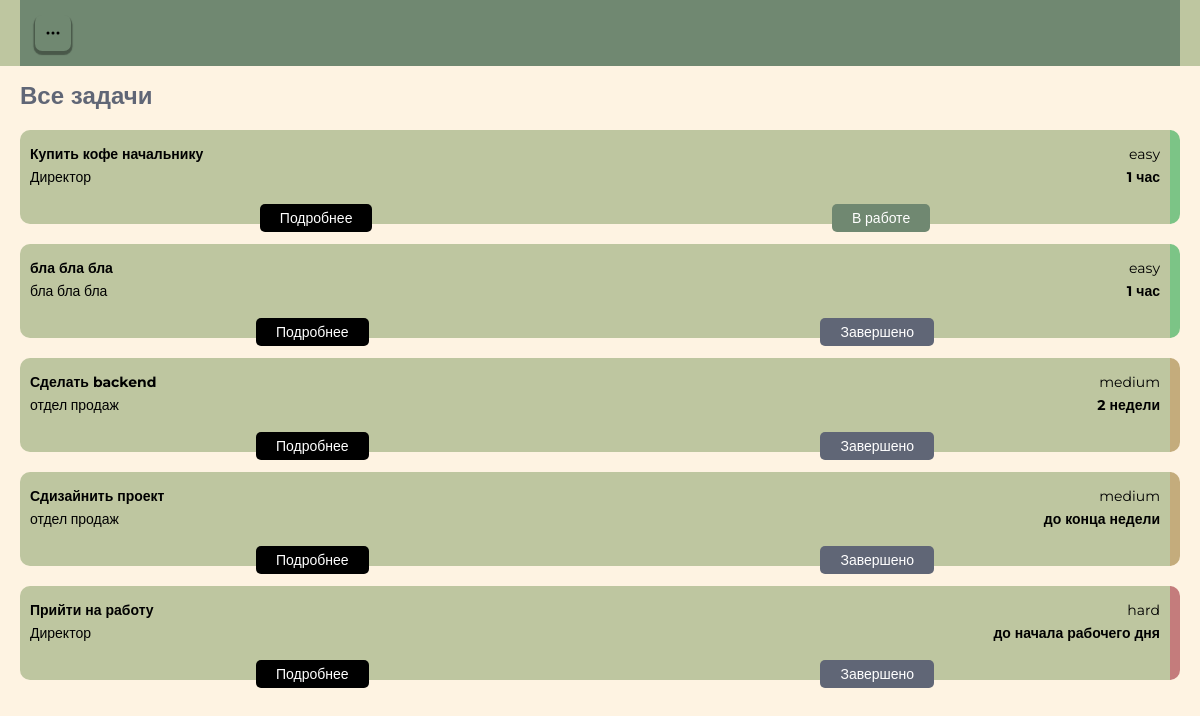
Page /tasks/ (signed in) on the committed database.
### taskmanager_app/models.py (models this page shows, shortened)
class Tasks(models.Model):
    title = models.CharField("Название задачи", max_length=255)
    category = models.ForeignKey(Category, on_delete=models.CASCADE, verbose_name="Выберите сортировку")
    customer = models.CharField("Имя заказчика", max_length=100)
    deadline = models.CharField("Дедлайн", max_length=100)
    difficulty = models.CharField("Сложность", max_length=80)
    description = models.TextField("Описание задачи")
    condition = models.TextField("Описание условия")
    address = models.CharField("Адрес заказа", max_length=100)
    phone = models.CharField("Телефон", max_length=20)
    email = models.CharField("Email", max_length=100)
    created_at = models.DateTimeField("Дата и время публикации", default=datetime.now)
    is_active = models.BooleanField("Активная задача", default=False)
    class Meta:
        verbose_name = "Задача"
        verbose_name_plural = "Задачи"

### taskmanager_app/views.py (the view)
# urls.py: path('tasks/', views.tasks_page, name="tasks_page"),
def tasks_page(request):
    tasks = Tasks.objects.all().order_by('-created_at')
    context = {
        'tasks': tasks
    }
    return render(request, "./tasks.html", context)

### taskmanager_app/templates/tasks.html (shortened to what this page needs)
{% extends 'base.html'%}
{% block content %}
{% if user.is_authenticated%}
<section class="tasks">
    <div class="container">
        <h2 class="title">Все задачи</h2>
        <div class="tasks-list">
            {% for task in tasks %}
                {% if task.difficulty == "easy" %}
                <div class="task-card is-easy">
                    <div class="task-card__info">
                        <div class="task-card__title">{{task.title}}</div>
                        <div class="task-card__complexity ">{{task.difficulty}}</div>
                        <div class="task-card__title">{{task.customer}}</div>
                        <div class="task-card__deadline">{{task.deadline}}</div>
                    </div>
                    <div class="task-card__buttons">
                        <a href="{% url 'task_detail_page' pk=task.pk %}" class="task-card__link">Подробнее</a>
                        {% if not task.is_active %}
                        <div class="status is-done">В работе</div>
                        {% else %}
                        <div class="status">Завершено</div>
                        {% endif %}                    </div>
                </div>
                {% elif task.difficulty == "medium" %}
                <div class="task-card is-medium">
                    <div class="task-card__info">
                        <div class="task-card__title">{{task.title}}</div>
                        <div class="task-card__complexity ">{{task.difficulty}}</div>
                        <div class="task-card__title">{{task.customer}}</div>
                        <div class="task-card__deadline">{{task.deadline}}</div>
                    </div>
                    <div class="task-card__buttons">
                        <a href="{% url 'task_detail_page' pk=task.pk %}" class="task-card__link">Подробнее</a>
                        {% if not task.is_active %}
                        <div class="status is-done">В работе</div>
                        {% else %}
                        <div class="status">Завершено</div>
                        {% endif %}
                    </div>
                </div>
                {% else %}
                <div class="task-card is-hard">
                    <div class="task-card__info">
                        <div class="task-card__title">{{task.title}}</div>
                        <div class="task-card__complexity ">{{task.difficulty}}</div>
                        <div class="task-card__title">{{task.customer}}</div>
                        <div class="task-card__deadline">{{task.deadline}}</div>
                    </div>
                    <div class="task-card__buttons">
                        <a href="{% url 'task_detail_page' pk=task.pk %}" class="task-card__link">Подробнее</a>
                        {% if not task.is_active %}
                        <div class="status is-done">В работе</div>
                        {% else %}
                        <div class="status">Завершено</div>
                        {% endif %}
                    </div>
                </div>
                {% endif %}
            {% endfor %}
        </div>
    </div>
</section>
{% endif %}
{%endblock%}

### taskmanager_app/static/css/style.css (style rules this page uses)
* { margin: 0px; padding: 0px; box-sizing: border-box; font-family: "Montserrat", sans-serif; }
:root { --light: #FEF3E2; --secondary: #BEC6A0; --main: #708871; --dark: #606676; }
.container { margin: 0 20px; padding: 15px 0; }
.title { color:var(--dark); margin-bottom: 10px; }
.task-card { background-color: var(--secondary); margin: 20px 0; padding: 10px; border-right: solid 10px var(--secondary); border-radius: 10px; }
.task-card__info { display: grid; grid-template-columns: 70% 30%; }
.task-card__title, .task-card__deadline, .task-card__complexity { font-size: 14px; margin-top: 5px; }
.task-card__title:nth-child(1), .task-card__deadline { font-weight: bold; }
.task-card__deadline, .task-card__complexity { text-align: end; }
.task-card__buttons { position: relative; top: 18px; display:flex; justify-content: space-around; }
.task-card__link, .status, .btn-success { text-decoration: none; border:none; background-color: var(--dark); padding: 5px 20px; border-radius: 5px; color: white; font-size: 14px; }
.task-card__link { background-color: black; }
.is-done { background-color: var(--main); }
.is-hard { border-right: solid 10px rgb(196, 124, 124); }
.is-medium { border-right: solid 10px rgb(196, 172, 124); }
.is-easy { border-right: solid 10px rgb(124, 196, 134); }

### rows in the picture
Tasks: title "Купить кофе начальнику", difficulty "easy", customer "Директор", deadline "1 час", is_active "В работе"
Tasks: title "бла бла бла", difficulty "easy", customer "бла бла бла", deadline "1 час", is_active "Завершено"
Tasks: title "Сделать backend", difficulty "medium", customer "отдел продаж", deadline "2 недели", is_active "Завершено"
Tasks: title "Сдизайнить проект", difficulty "medium", customer "отдел продаж", deadline "до конца недели", is_active "Завершено"
Tasks: title "Прийти на работу", difficulty "hard", customer "Директор", deadline "до начала рабочего дня", is_active "Завершено"
